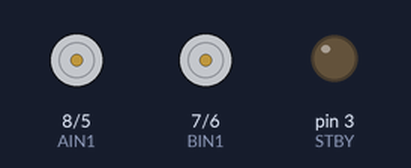
Recording of a sketch running on a simulated Arduino Uno, built with avr-gcc and run on an emulated ATmega328P. Parts: direction and speed pins drawn as motors (green arrow = direction pin HIGH = forward, orange = LOW = backward, longer = more drive, stopped while the standby pin is LOW), output pins drawn as LEDs (lit = HIGH).

Above: at 0.5 s.
At 2.5 s:
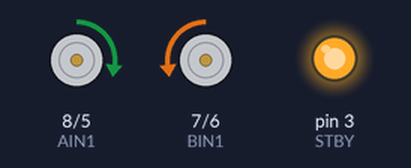
Timing chart, 0 to 5.2 s (numbered marks = the images above):
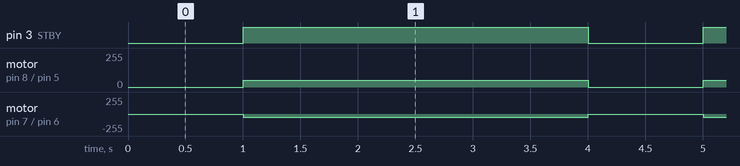

Measured:
- by itself, pin 3 (STBY): alternates HIGH for 3.0 s and LOW for 1.0 s
- by itself, motor on pin 8 (AIN1) / pin 5 (PWMA): alternates forward 50/255 for 3.0 s and stopped for 1.0 s
- by itself, motor on pin 7 (BIN1) / pin 6 (PWMB): alternates backward 50/255 for 3.0 s and stopped for 1.0 s

The sketch:

motion.ino
```cpp
/*****Define pins used by motor driver*****/
#define PWMA 5
#define PWMB 6
#define STBY 3
#define AIN1 8
#define BIN1 7

/*****Motion objects*****/
void forward(){
  digitalWrite(STBY,HIGH);
  digitalWrite(AIN1,HIGH);
  digitalWrite(BIN1,HIGH);
  analogWrite(PWMA, 50);
  analogWrite(PWMB, 50);
}

void backward(){
  digitalWrite(STBY,HIGH);
  digitalWrite(AIN1,LOW);
  digitalWrite(BIN1,LOW);
  analogWrite(PWMA, 50);
  analogWrite(PWMB, 50);
}

void stop(){
  digitalWrite(STBY,LOW);
}

void turnRight(){
  digitalWrite(STBY,HIGH);
  digitalWrite(AIN1,HIGH);
  digitalWrite(BIN1,LOW);
  analogWrite(PWMA, 50);
  analogWrite(PWMB, 50);
}

void turnLeft(){
  digitalWrite(STBY,HIGH);
  digitalWrite(AIN1,LOW);
  digitalWrite(BIN1,HIGH);
  analogWrite(PWMA, 50);
  analogWrite(PWMB, 50);
}

/*****MAIN PROGRAM*****/
void setup() {
  // put your setup code here, to run once:
  pinMode(PWMA,OUTPUT);
  pinMode(PWMB,OUTPUT);
  pinMode(AIN1,OUTPUT);
  pinMode(BIN1,OUTPUT);
  pinMode(STBY,OUTPUT);
  analogWrite(PWMA, 100);
  analogWrite(PWMB, 100);
}

void loop() {
  // put your main code here, to run repeatedly:
//  forward();
//  delay(1000);
  stop();
  delay(1000);
//  backward();
//  delay(1000);
//  turnLeft();
//  delay(3000);
  turnRight();
  delay(3000);
}
```
